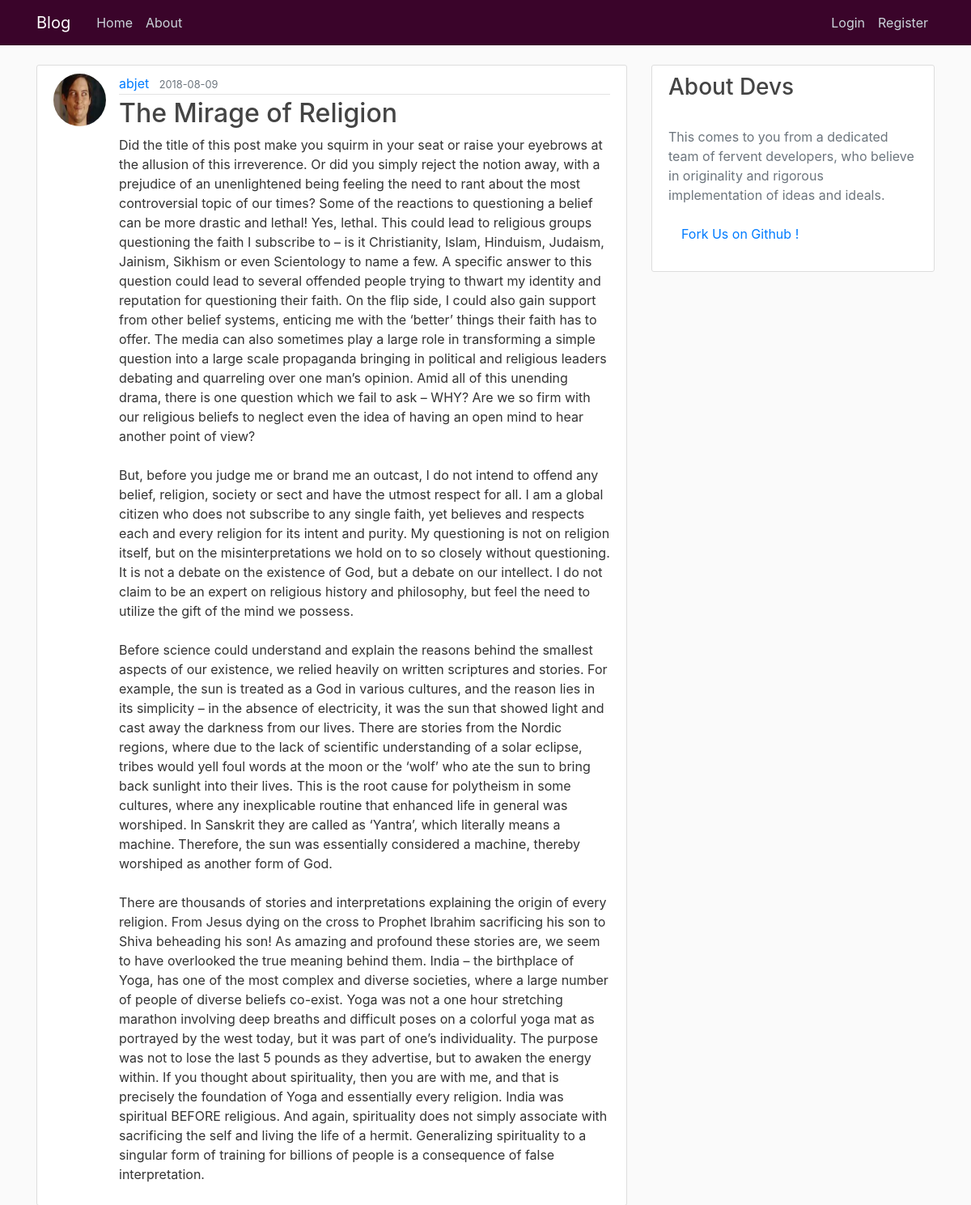
Screenshot of /post/8 with the database file from the repository.
### blog/models.py (models this page shows, shortened)
class User(db.Model, UserMixin):
    id = db.Column(db.Integer, primary_key=True)
    username = db.Column(db.String(20), unique=True, nullable=False)
    email = db.Column(db.String(120), unique=True, nullable=False)
    image_file = db.Column(db.String(20), nullable=False, default='default.jpg')
    password = db.Column(db.String(60), nullable=False)
    posts = db.relationship('Post', backref='author', lazy=True)

class Post(db.Model):
    id = db.Column(db.Integer, primary_key=True)
    title = db.Column(db.String(100), nullable=False)
    date_posted = db.Column(db.DateTime, nullable=False, default=datetime.utcnow)
    content = db.Column(db.Text, nullable=False)
    user_id = db.Column(db.Integer, db.ForeignKey('user.id'), nullable=False)

### blog/routes.py (the view)
@app.route("/post/<int:post_id>")
def post(post_id):
    post = Post.query.get_or_404(post_id)
    return render_template('post.html', title=post.title, post=post)

### blog/templates/post.html (shortened to what this page needs)
{% extends "layout.html" %}
{% block content %}
  <article class="media content-section">
    <img class="rounded-circle article-img" src="{{ url_for('static', filename='profile_pics/' + post.author.image_file) }}">
    <div class="media-body">
      <div class="article-metadata">
        <a class="mr-2" href="{{ url_for('user_posts', username=post.author.username) }}">{{ post.author.username }}</a>
        <small class="text-muted">{{ post.date_posted.strftime('%Y-%m-%d') }}</small>
      </div>
      <h2 class="article-title">{{ post.title }}</h2>
      <p class="article-content">{{ post.content }}</p>
    </div>
  </article>
{% endblock content %}

### blog/static/main.css (style rules this page uses)
body { background: #fafafa; color: #333333; margin-top: 5rem; }
h1, h2, h3, h4, h5, h6 { color: #444444; }
.content-section { background: #ffffff; padding: 10px 20px; border: 1px solid #dddddd; border-radius: 3px; margin-bottom: 20px; }
.article-title { color: #444444; }
.article-content { white-space: pre-line; }
.article-img { height: 65px; width: 65px; margin-right: 16px; }
.article-metadata { padding-bottom: 1px; margin-bottom: 4px; border-bottom: 1px solid #e3e3e3 }

### rows the page displays
User: image_file (picture), author.username "abjet"
Post: date_posted "2018-08-09", title "The Mirage of Religion", content "Did the title of this post make you squirm in your seat or raise your eyebrows at the allusion of this irreverence. Or did you simply reject the notion away, with a prejudice of an unenlightened being feeling the need to rant about the most controversial topic of our times? Some of the reactions to questioning a belief can be more drastic and lethal! Yes, lethal. This could lead to religious groups questioning the faith I subscribe to – is it Christianity, Islam, Hinduism, Judaism, Jainism, Sikhism or even Scientology to name a few. A specific answer to this question could lead to several offended people trying to thwart my identity and reputation for questioning their faith. On the flip…"
